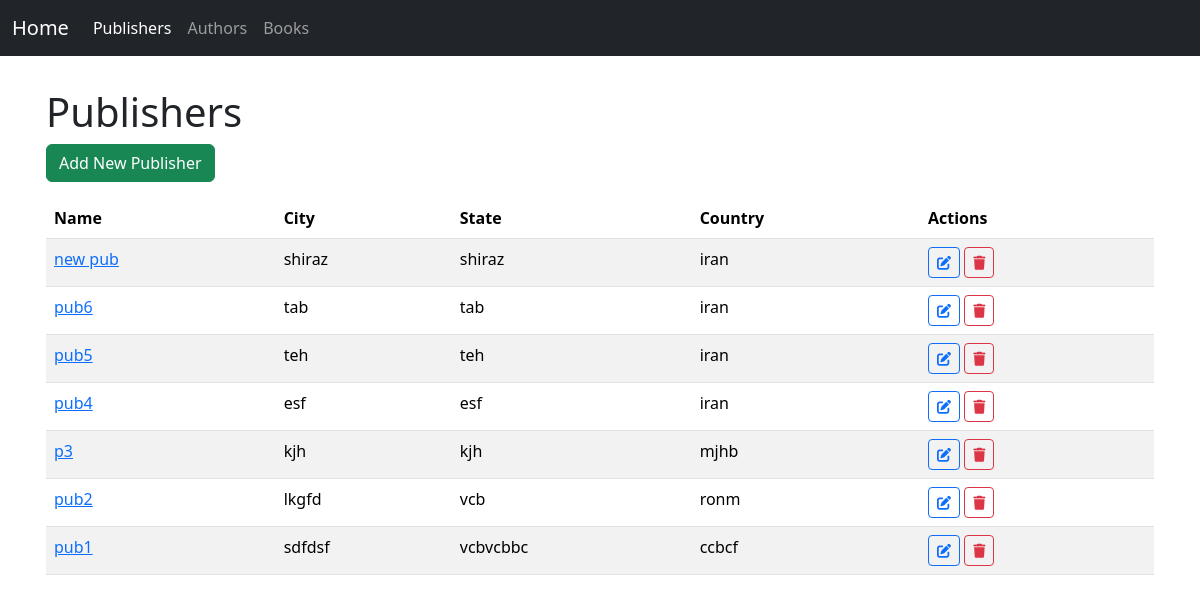
Page /publishers/ on the earlier database version.
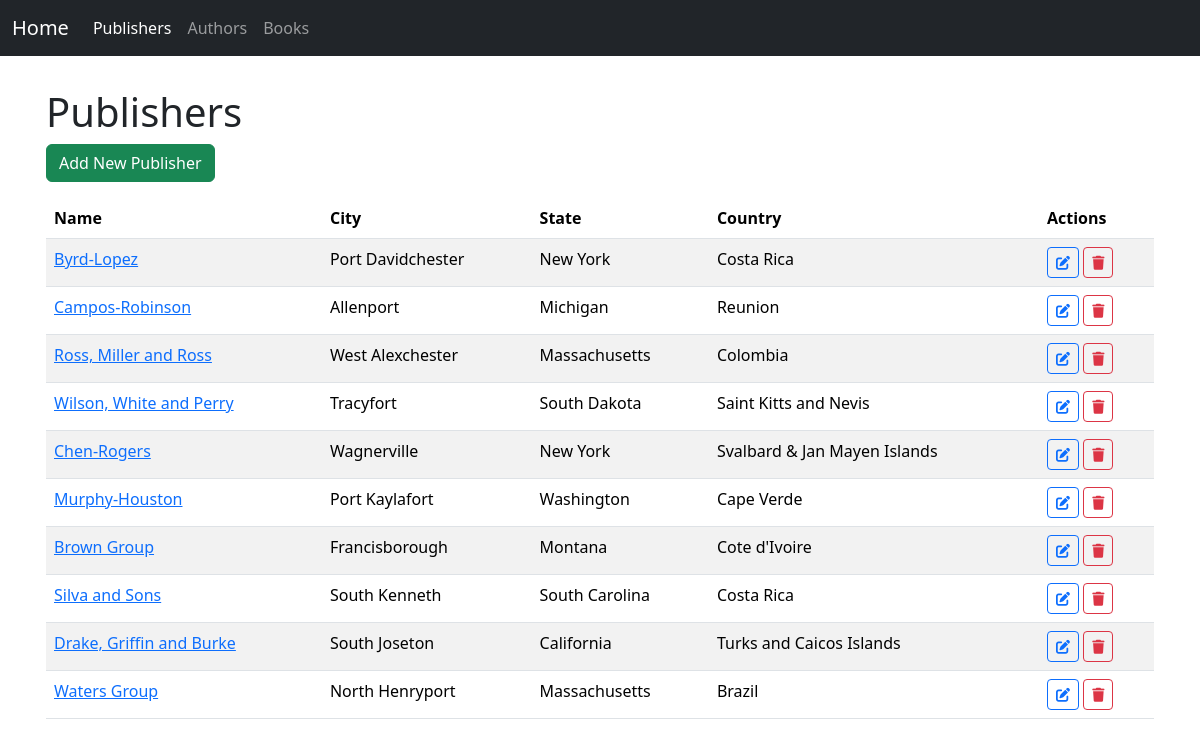
Same page on the later database version.
### book_app/models.py (models this page shows, shortened)
class Publisher(models.Model):
    name = models.CharField(max_length=30)
    address = models.CharField(max_length=50)
    city = models.CharField(max_length=60)
    state_province = models.CharField(max_length=30)
    country = models.CharField(max_length=50)
    website = models.URLField()
    class Meta:
        ordering = ["-id"]

### book_app/views.py (the view)
# urls.py: path('publishers/', PublisherListView.as_view(), name='publisher_list'),
class PublisherListView(ListView):
    model = Publisher
    context_object_name = "publishers"
    def get_context_data(self, **kwargs):
        context = super().get_context_data(**kwargs)
        context['nbar'] = "publishers"
        return context

### book_app/templates/book_app/publisher_list.html (shortened to what this page needs)
{% extends 'book_app/base.html' %}
{% block content %}
<h1>Publishers</h1>
<a href="{% url 'book_app:publisher_add' %}" class="btn btn-success mb-3">Add New Publisher</a>
<table class="table table-striped">
    <thead>
        <tr>
            <th scope="col">Name</th>
            <th scope="col" class="d-none d-md-table-cell">City</th>
            <th scope="col" class="d-none d-md-table-cell">State</th>
            <th scope="col" class="d-none d-md-table-cell">Country</th>
            <th scope="col">Actions</th>
        </tr>
    </thead>
    <tbody>
        {% for publisher in publishers %}
        <tr>
            <td>
                <a href="{% url 'book_app:publisher_detail' publisher.pk %}">{{ publisher.name }}</a>
            </td>
            <td class="d-none d-md-table-cell">{{ publisher.city }}</td>
            <td class="d-none d-md-table-cell">{{ publisher.state_province }}</td>
            <td class="d-none d-md-table-cell">{{ publisher.country }}</td>
            <td>
                <a href="{% url 'book_app:publisher_edit' publisher.pk %}" class="btn btn-sm btn-outline-primary">
                    <i class="fas fa-edit"></i>
                </a>
                <a href="{% url 'book_app:publisher_delete' publisher.pk %}" class="btn btn-sm btn-outline-danger">
                    <i class="fas fa-trash"></i>
                </a>
            </td>
        </tr>
        {% empty %}
        <tr>
            <td colspan="5">No publishers found.</td>
        </tr>
        {% endfor %}
    </tbody>
</table>
{% endblock %}

Differences in the rows shown:
removed Publisher: name "new pub", city "shiraz", state_province "shiraz", country "iran"
removed Publisher: name "pub6", city "tab", state_province "tab", country "iran"
removed Publisher: name "pub5", city "teh", state_province "teh", country "iran"
removed Publisher: name "pub4", city "esf", state_province "esf", country "iran"
removed Publisher: name "p3", city "kjh", state_province "kjh", country "mjhb"
removed Publisher: name "pub2", city "lkgfd", state_province "vcb", country "ronm"
removed Publisher: name "pub1", city "sdfdsf", state_province "vcbvcbbc", country "ccbcf"
added Publisher: name "Byrd-Lopez", city "Port Davidchester", state_province "New York", country "Costa Rica"
added Publisher: name "Campos-Robinson", city "Allenport", state_province "Michigan", country "Reunion"
added Publisher: name "Ross, Miller and Ross", city "West Alexchester", state_province "Massachusetts", country "Colombia"
added Publisher: name "Wilson, White and Perry", city "Tracyfort", state_province "South Dakota", country "Saint Kitts and Nevis"
added Publisher: name "Chen-Rogers", city "Wagnerville", state_province "New York", country "Svalbard & Jan Mayen Islands"
added Publisher: name "Murphy-Houston", city "Port Kaylafort", state_province "Washington", country "Cape Verde"
added Publisher: name "Brown Group", city "Francisborough", state_province "Montana", country "Cote d'Ivoire"
added Publisher: name "Silva and Sons", city "South Kenneth", state_province "South Carolina", country "Costa Rica"
added Publisher: name "Drake, Griffin and Burke", city "South Joseton", state_province "California", country "Turks and Caicos Islands"
added Publisher: name "Waters Group", city "North Henryport", state_province "Massachusetts", country "Brazil"
